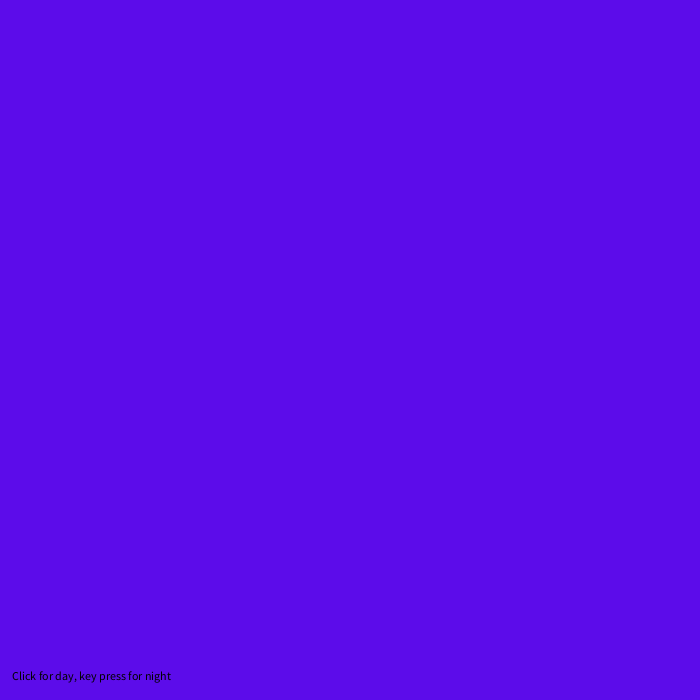
Frame 1 (no input)
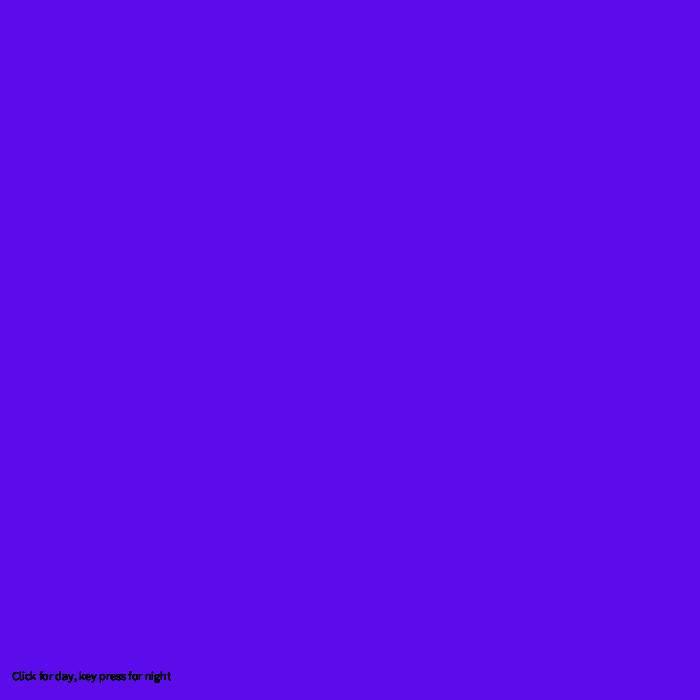
Frame 60 (the mouse pressed at the canvas centre just before this capture)
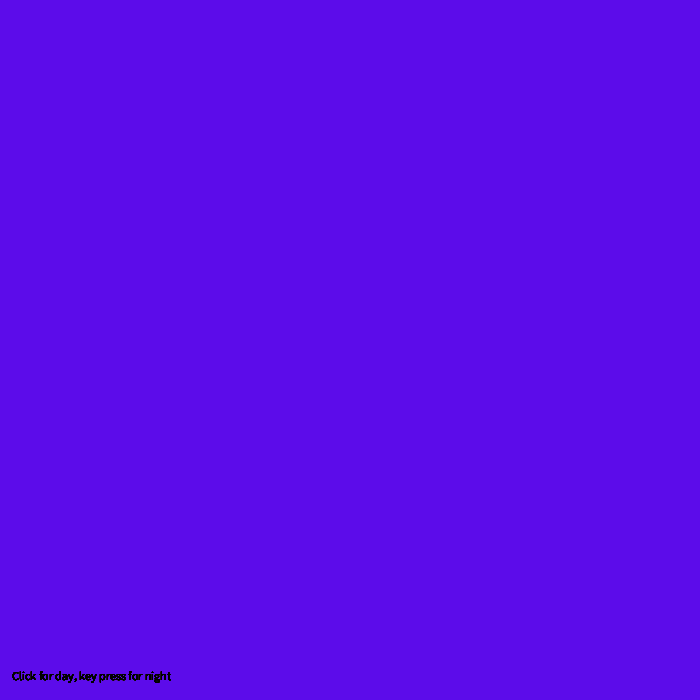
Frame 120 (the mouse held since frame 60 and released just before this capture)

The Processing sketch that drew these frames (run headless with seeded random() and noise(); from frame 60 on, the mouse is pressed at the canvas centre):

// Processing sketch: processing_145317
// ── processing_145317.pde

//Monday, April 21, 2014 11:30 AM
//emma Bruce-Brown-Period4 Engineering-4.9.14
//key press for night,mouse press for day
void setup ()
{  background (#5C0CEA);
  size(700,700);  
}  
void draw ()
{
fill(#000000);
text("Click for day, key press for night",12,680);

}
void keyPressed ()
{
if (focused) 
background (#0D0F36);
fill(#F8FC8F);
ellipse(45,45,45,45);
ellipse(600,45,45,45);
ellipse(45,450,45,45);
ellipse(309,56,45,45);
ellipse(230,405,45,45);
ellipse(160,300,45,45);
ellipse(230,405,45,45);
ellipse(310,350,45,45);
ellipse(608,350,45,45);
ellipse(608,200,45,45);
ellipse(550,550,45,45);
ellipse(450,255,45,45);
ellipse(160,160,45,45);
ellipse(450,400,45,45);
ellipse(350,500,45,45);

fill(#155821);
rect(0,605,700,95);
fill(#FFFFFF);
ellipse(350,170,160,160);
}

void mousePressed ()
{
if (focused)
background (#11F7F5);
fill(#23F711);
rect(0,605,700,95);
fill(#F3F711);
ellipse(350,170,160,160);

fill(#FFFFFF);
ellipse(45,45,250,56);
ellipse(750,95,250,56);
ellipse(430,450,250,56);
ellipse(100,350,250,56);
ellipse(600,350,250,56);





}
